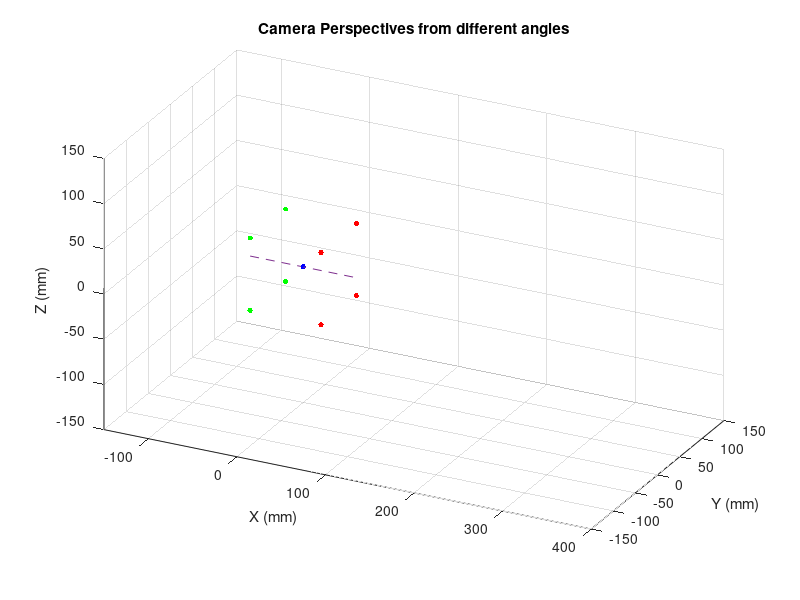

Source code (MATLAB): (Note: this script raises an error after producing the figure.)
% Thesis Scanner Simulation
% Plot the view of a camera

% Clear command window and workspace and reset figures
clear;
clc;
%clf reset;

% SECTION I - Plotting the world coordinates and camera

% Set the points of the scanner
origin = [0,0,0];

% Plot the coordinates of the points of interest in the world frame (front
% and back of scanner
scanner_front = [40,40,40;40,40,-40;40,-40,40;40,-40,-40];

scanner_back = [-40,40,40;-40,40,-40;-40,-40,40;-40,-40,-40];

% Convert these to cartesian coordinates
x_origin = origin(1);
y_origin = origin(2);
z_origin = origin(3);


x_front = scanner_front(:,1)';
y_front = scanner_front(:,2)';
z_front = scanner_front(:,3)';

x_back = scanner_back(:,1)';
y_back = scanner_back(:,2)';
z_back = scanner_back(:,3)';

% Visualise the points
figure(1);
clf;
xlabel('X (mm)');
ylabel('Y (mm)');
zlabel('Z (mm)');
title('Camera Perspectives from different angles');
axis equal;
axis manual;
axis([-150,400,-150,150, -150, 150]);
view([0.5,-1,0.5]);
hold on;
plot3(x_origin,y_origin,z_origin, '.', 'Color', 'blue','MarkerSize',12);
grid on;
plot3(x_front,y_front,z_front, '.', 'Color', 'red','MarkerSize',12);
plot3(x_back,y_back,z_back, '.', 'Color', 'green','MarkerSize',12);

% Plot a centre line
plot3([-60,60],[0,0],[0,0], '--');

% The position from the origin of the centre of the annulus
dist_from_origin = 100; %-60

% The position of the point of interest we are measuring (determines the
% downwards angle of the cameras)
poi = 50;

endi=100;

endj=100;

for i = 1:endi
    dist_from_origin = 60;
    poi = poi - 5;

    for j = 1:endj

        dist_from_origin = dist_from_origin + 5;
        

        % set the constant parameters of the cameras
        annulus_radius = 56.6; % The diagonal distance
        camera_offset = 20; % half of lens width
        annulus_radius = annulus_radius + camera_offset;
        camera_centre_length = 20; % change if lens changes
        full_camera_length = 70;


        elevation_rad = atan(annulus_radius/(dist_from_origin-poi));

        % maximum angle is 90 degrees
        working_distance_to_lens = annulus_radius/sin(elevation_rad);
        camera_centre_radius = (working_distance_to_lens + camera_centre_length)*sin(elevation_rad);
        mounting_radius = (working_distance_to_lens + full_camera_length)*sin(elevation_rad);


        num_cameras = 6;

        if num_cameras == 6
            angle_ranges = [-120:48:120];
        elseif num_cameras == 4 
            angle_ranges = [-90:60:90];
        elseif num_cameras == 3
            angle_ranges = [-90:90:90];
        end

        %angle_ranges = 0;
        figure_counter = 1;
        for annulus_angle = angle_ranges


            %annulus_angle = 0;
            angle_from_midline = annulus_angle/180*pi;


            % Calculate distances and angles given the parameters
            dist_from_poi = dist_from_origin-poi;
            elev_angle = atan2(camera_centre_radius,dist_from_poi);
            % Angles for the rotational matrices
            theta_x = angle_from_midline;
            theta_y1 = pi/2+elev_angle;

            % Calculate the absolute rotations as measured in the world frames
            Rx = rotate_x(theta_x);
            Ry1 = rotate_y(theta_y1);

            % Calculate the rotation and translation matrix for the rigid3D pose
            R = Ry1*Rx;
            t = [dist_from_origin camera_centre_radius*sin(angle_from_midline) camera_centre_radius*cos(angle_from_midline)];
            t2 = [dist_from_origin+full_camera_length*sin(elev_angle) mounting_radius*sin(angle_from_midline) mounting_radius*cos(angle_from_midline)];

            % Get the pose of the camera
            pose = rigid3d(R,t);

%             % Plot the camera
%             figure(1);
%             hold on;
%             cam = plotCamera('AbsolutePose', pose,'Size',20, 'Label', ['Camera ', num2str(figure_counter)]);
% 
%             % Plot the point of interest and the centre line axis of the camera
%             plot3(poi,0,0,'b*');
%             plot3([poi,dist_from_origin],[0,camera_centre_radius*sin(angle_from_midline)],[0,camera_centre_radius*cos(angle_from_midline)],'b--')


            % SECTION II - Virtual Pinhole Camera Model
            % Intrinsic Matrix
            focal_length = 12;
            scale_pixels = 1/(3.75*10^-3);
            f_x = focal_length * scale_pixels;
            f_y = focal_length * scale_pixels;
            x_0 = 0;
            y_0 = 0;
            s = 0;

            K = [f_x s x_0; 0 f_y y_0; 0 0 1];

            % Camera Resolution
            width = 1937;
            height = 1217;  

            % Create a rotation matrix for each rotation
            Ry90 = rotate_y(pi/2);
            Ry180 = rotate_y(pi);
            Rx_elev = rotate_x(elev_angle);
            Rz90 =  rotate_z(pi/2);
            Rz_optical_axis = rotate_z(theta_x);
% 
%             % Plot the translated camera coordinates
%             plot3(t(1),t(2),t(3), 'g*', 'MarkerSize', 13);
%             plot3(t2(1),t2(2),t2(3), 'b*', 'MarkerSize', 13);
%             
            
            % Relative rotation of camera w.r.t the World Frame
            R = Rx_elev*-Rz_optical_axis*Ry180*Rz90*Ry90;

            t1 = -[R*t'];

            % External Matrix
            E = [R t1;];

            % Camera Matrix
            P = K*E;

            % Put all the world points into an array
            world_points = [[x_origin;y_origin;z_origin;], [x_front;y_front; z_front], [x_back; y_back;z_back]];
            front_points = [x_front;y_front; z_front;ones(1,length(z_front))];
            origin = [x_origin;y_origin;z_origin; 1];
            back_points = [x_back; y_back; z_back; ones(1,length(z_back))];

            %im_points = P*world_points;

            im_front = P*front_points;
            im_back = P*back_points;
            im_origin = P*origin;

            im_front = normalise_points(im_front);
            im_back = normalise_points(im_back);
            im_origin = normalise_points(im_origin);

            horiz_fov = 84.8; % Horizontal FOV degrees
            vertical_fov = 65.4; % Vertical FOV degrees

            % Horizontal and vertical range
            view_horiz_range = (dist_from_origin-40)*tan(horiz_fov/2*pi/180);
            view_vert_range = (dist_from_origin-40)*tan(vertical_fov/2*pi/180);


            camera_points = [40, -view_horiz_range, -view_vert_range, 1;40, -view_horiz_range, view_vert_range,1; 40, view_horiz_range, -view_vert_range,1;40, view_horiz_range, view_vert_range,1;];

            view_camera = P*[camera_points]';

            view_camera = normalise_points(view_camera);

%             figure(2);
%             subplot(2,3,figure_counter)
%             %axis equal;
%             plot(im_back(1,:), im_back(2,:), 'g.', 'MarkerSize', 12);
%             hold on;
%             plot(im_front(1,:), im_front(2,:), 'r.', 'MarkerSize', 12);
%             plot(im_origin(1,:), im_origin(2,:), 'b.', 'MarkerSize', 12);
% 
%             plot(view_camera(1,:), view_camera(2,:), 'b.', 'MarkerSize',6);
%             title(['Camera ' num2str(figure_counter) ' View']);
%             xlabel('u');
%             ylabel('v');
%             grid on;
%             %axis manual;
%             ax = gca;
%             set(ax,'XDir', 'reverse', 'YDir', 'reverse');
%             axis square;
%             axis equal;
%             xlim([-width/2, width/2]);
%             ylim([-height/2, height/2]);
% 
%             
            
            % Check whether or not the points are out of bound:
            xq = im_front(1,:);
            yq = im_front(2,:);
            xv = [-width/2, width/2];
            yv = [-height/2,height/2];
            
            [in, on] = inpolygon(xq, yq,xv,yv);
            
            poly2_FOV = polyshape([-width/2, -width/2, width/2, width/2],[-height/2, height/2, height/2, -height/2]);

            if(in < 4)
                

%                 figure(10)
%                 clf;                
%                 plot(poly2_FOV);
%                 grid on;
%                 xlabel('Pixels')
%                 ylabel('Pixels')
%                 title('Checking if scanner is outside FOV');
                
            end
            
            % Compute the boundaries and their respective areas
            [boundary_front, area_front] = boundary(im_front(1,:)', im_front(2,:)');

            [boundary_back, area_back] = boundary(im_back(1,:)', im_back(2,:)');
% 
%             hold on;
% 
%             plot(im_back(1,boundary_back), im_back(2, boundary_back), 'Color', 'green')
% 
%             plot(im_front(1,boundary_front), im_front(2, boundary_front), 'Color', 'red')

            [xi, yi] = polyxpoly(im_back(1,boundary_front),im_back(2, boundary_front),im_front(1,boundary_front),im_front(2,boundary_front));

%            plot(xi,yi,'r+')

            % Create 2 areas of intersection
            poly1 = polyshape(im_back(1,boundary_front),im_back(2, boundary_front));

            poly2 = polyshape(im_front(1,boundary_front),im_front(2, boundary_front));

            polyout = intersect(poly1,poly2);
% 
%             plot(polyout);

            poly_intersect_back = intersect(polyout, poly2_FOV);
            
            plot(poly_intersect_back);

            poly_intersect_front = intersect(poly2,poly2_FOV);
            
%             plot(poly_intersect_front);
            
            
            area_front1 = polyarea(poly_intersect_front.Vertices(:,1),poly_intersect_front.Vertices(:,2));

            area_back1 = polyarea(poly_intersect_back.Vertices(:,1),poly_intersect_back.Vertices(:,2));
         
            
%             legend('FOV', 'Back of Scanner', 'Front of Scanner', 'Visible Back', 'Visible back within FOV', 'Visible front within FOV');
            
            
            area_camera = width * height;
                       
            
            ratio_front(figure_counter) = area_front1/area_camera * 100;
            ratio_back(figure_counter) = area_back/area_camera * 100;
            ratio_intersect(figure_counter) = area_back1/area_back * 100;

            figure_counter = figure_counter + 1;

        end
% 
%         scanner_ratio4(i,j) = mean(ratio_intersect);
%         
%         ratio_front_heatmap4(i,j) = mean(ratio_front);
%         
%         
%         area_heatmap4(i,j) = area_front;
%         
%         area_intersect_heatmap4(i,j) = area_intersect;
%         
        
        
        scanner_ratio12(i,j) = mean(ratio_intersect);
        
        ratio_front_heatmap12(i,j) = mean(ratio_front);
%         
%         
%         area_heatmap12(i,j) = area_front;
%         
%         area_intersect_heatmap12(i,j) = area_intersect;
%         
        
        
    end
    disp(i);
end

%% Generate heatmaps
% 
figure(3);
back_graph = heatmap(scanner_ratio12/100);
title('Ratio of Back of Scanner Visible Compared to Calculated Back Area (12mm Lens)');
xlabel('Distance from origin (mm)');
ylabel('Point of interest location on x-axis (mm)');
XLabels = [60:5:555];
% Convert each number in the array into a string
CustomXLabels = string(XLabels);
% Replace all but the fifth elements by spaces
CustomXLabels(mod(XLabels,10) ~= 0) = " ";
% Set the 'XDisplayLabels' property of the heatmap 
% object 'h' to the custom x-axis tick labels
back_graph.XDisplayLabels = CustomXLabels;
YLabels = [50:-5:-445];
% Convert each number in the array into a string
CustomYLabels = string(YLabels);
% Replace all but the fifth elements by spaces
CustomYLabels(mod(YLabels,10) ~= 0) = " ";
% Set the 'XDisplayLabels' property of the heatmap 
% object 'h' to the custom x-axis tick labels
back_graph.YDisplayLabels = CustomYLabels;
colorbar;
colormap jet;

figure(4);
front_graph = heatmap(ratio_front_heatmap12/100);
title('Ratio of Front of Scanner Compared to Total FOV (12mm Lens)');
xlabel('Distance from origin (mm)');
ylabel('Point of interest location on x-axis (mm)');
XLabels = [60:5:555];
% Convert each number in the array into a string
CustomXLabels = string(XLabels);
% Replace all but the fifth elements by spaces
CustomXLabels(mod(XLabels,10) ~= 0) = " ";
% Set the 'XDisplayLabels' property of the heatmap 
% object 'h' to the custom x-axis tick labels
front_graph.XDisplayLabels = CustomXLabels;
YLabels = [50:-5:-445];
% Convert each number in the array into a string
CustomYLabels = string(YLabels);
% Replace all but the fifth elements by spaces
CustomYLabels(mod(YLabels,10) ~= 0) = " ";
% Set the 'XDisplayLabels' property of the heatmap 
% object 'h' to the custom x-axis tick labels
front_graph.YDisplayLabels = CustomYLabels;

colorbar;
colormap jet;

figure(5);
combined_graph=heatmap(scanner_ratio12/100.*ratio_front_heatmap12/100);
title('Combined Heat maps Showing Optimal Parameters (12mm)');
xlabel('Distance from origin (mm)');
ylabel('Point of interest location on x-axis (mm)');
XLabels = [60:5:555];
% Convert each number in the array into a string
CustomXLabels = string(XLabels);
% Replace all but the fifth elements by spaces
CustomXLabels(mod(XLabels,10) ~= 0) = " ";
% Set the 'XDisplayLabels' property of the heatmap 
% object 'h' to the custom x-axis tick labels
combined_graph.XDisplayLabels = CustomXLabels;
YLabels = [50:-5:-445];
% Convert each number in the array into a string
CustomYLabels = string(YLabels);
% Replace all but the fifth elements by spaces
CustomYLabels(mod(YLabels,10) ~= 0) = " ";
% Set the 'XDisplayLabels' property of the heatmap 
% object 'h' to the custom x-axis tick labels
combined_graph.YDisplayLabels = CustomYLabels;
colorbar;
colormap jet;

% 
% 
% figure(6);
% heatmap(area_intersect_heatmap12/100);
% title('Area Intersecting the back');
% xlabel('Distance from scanner');
% ylabel('Interest Point From Origin');
% colorbar;
% colormap jet;
% 
% 
% figure(8);
% heatmap((ratio_front_heatmap12 .* scanner_ratio12));
% title('Combined Heatmaps Showing Optimal Parameters 12mm');
% xlabel('Distance from scanner');
% ylabel('Interest Point From Origin');
% colorbar;
% colormap jet;
% caxis([0,40000]);

% 
% figure(9);
% %heatmap((ratio_front_heatmap4 .* scanner_ratio4));
% title('Combined Heatmaps Showing Optimal Parameters 4mm');
% xlabel('Distance from scanner');
% ylabel('Interest Point From Origin');
% colorbar;
% colormap jet;
% caxis([0,10000]);

